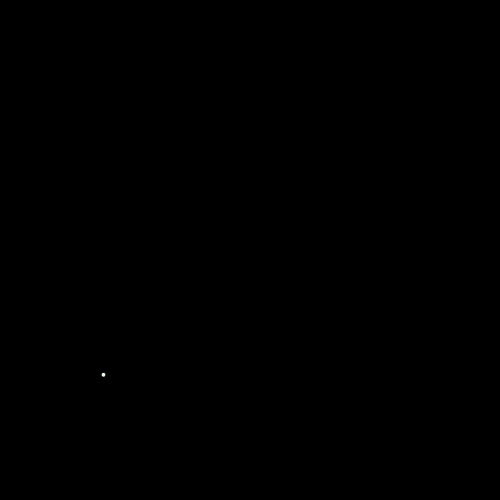
Frame 1 (no input)
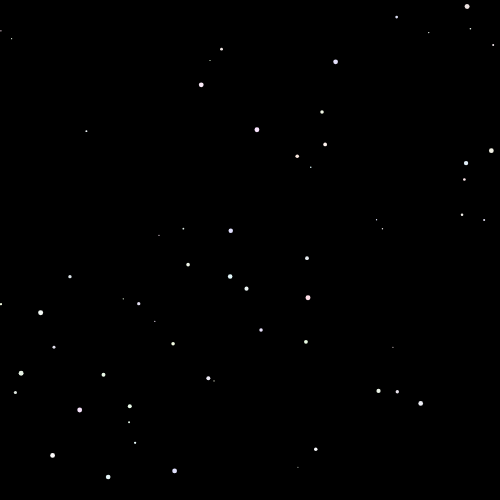
Frame 60 (no input)
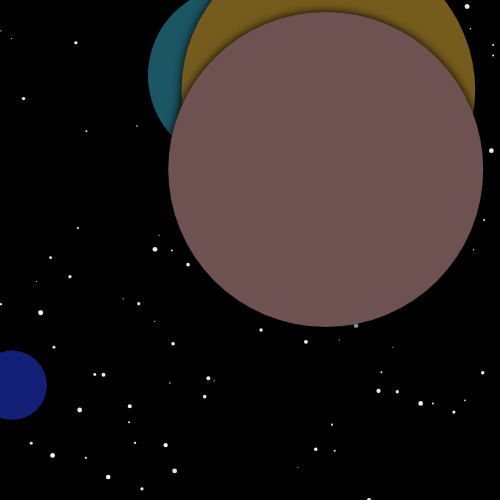
Frame 120 (the mouse pressed at the canvas centre since frame 60)

The p5.js sketch that drew these frames (run headless with seeded random() and noise() and a simulated clock; from frame 60 on, the mouse is pressed at the canvas centre):

// p5.js sketch
// ── sketch.js
let i = 0;

function setup() {
    createCanvas(500,500);
    background(0, 0, 0);
    rectMode(CENTER);
    drawingContext.shadowBlur = 10;
    drawingContext.shadowColor = 'black';
}

function draw() {
    noFill();
    stroke(255);
    if(i < 100){
        star();
        i = i + 1;
        if(i == 100){
            for (let j = 1; j < 5; j++) planet(j);
        }
    }
}

function planet() {
    let diameter = random(10,350);
    let xPos = random(0,width);
    let yPos = random(0,height);
    let i = random(0,3)
    if (i > 2) {
        fill(random(100,150),random(0,150),random(0,100));
    }
    else if (i < 1) {
        fill(random(0,50),random(0,100),random(100,150));
    }
    else {
        fill(random(150,200),random(150,200),random(150,200));
    }

    noStroke();
    ellipse(xPos,yPos,diameter,diameter);
}

function star() {
    let diameter = random(1,5);
    let xPos = random(0,width);
    let yPos = random(0,height);
    fill(random(220,255),random(220,255),random(220,255));
    noStroke();
    ellipse(xPos,yPos,diameter,diameter);
}
